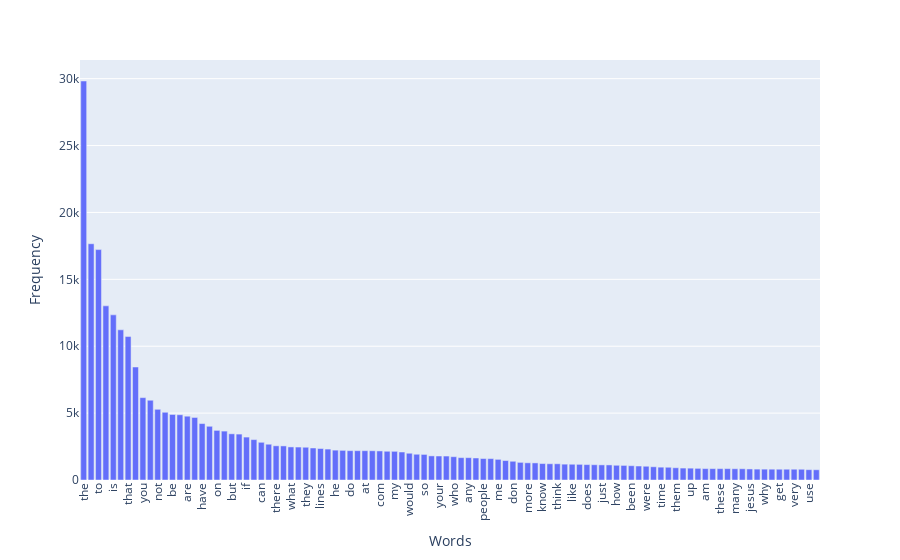

This figure's notebook cell:
### Markdown cell above
### >>> **Exercise 14 (take home):** 
Additionally, you can attempt to sort the terms on the `x-axis` by frequency instead of in alphabetical order. This way the visualization is more meaninfgul and you will be able to observe the so called [long tail](https://en.wikipedia.org/wiki/Long_tail) (get familiar with this term since it will appear a lot in data mining and other statistics courses). see picture below

![alt txt](https://upload.wikimedia.org/wikipedia/commons/thumb/8/8a/Long_tail.svg/1000px-Long_tail.svg.png)

### Code cell
# Answer here

import numpy as np
import plotly.express as px

# 設定要顯示的詞彙數量
top_n = 100  

# 將所有詞頻降序排序
sorted_indices = np.argsort(-term_frequencies)
top_indices = sorted_indices[:top_n]

# 取得前 100 個詞及其頻率，並按詞頻排序
top_words = count_vect.get_feature_names_out()[top_indices]
top_frequencies = term_frequencies[top_indices]

# 創建長條圖，x 軸按詞頻排序
fig = px.bar(x=top_words, y=top_frequencies, labels={'x': 'Words', 'y': 'Frequency'})
fig.update_layout(xaxis_tickangle=-90)  # x 軸標籤旋轉 90 度
fig.show()

### Figure 1 — Plotly figure (JSON) as saved in the notebook; plotly's stock layout.template omitted (floating-point values rounded to 4 significant figures)
{"data": [{"alignmentgroup": "True", "hovertemplate": "Words=%{x}<br>Frequency=%{y}<extra></extra>", "legendgroup": "", "marker": {"color": "#636efa", "pattern": {"shape": ""}}, "name": "", "offsetgroup": "", "orientation": "v", "showlegend": false, "textposition": "auto", "type": "bar", "x": ["the", "of", "to", "and", "is", "in", "that", "it", "you", "for", "not", "this", "be", "from", "are", "edu", "have", "as", "on", "with", "but", "or", "if", "was", "can", "we", "there", "by", "what", "subject", "they", "an", "lines", "one", "he", "god", "do", "organization", "at", "re", "com", "about", "my", "all", "would", "will", "so", "some", "your", "no", "who", "has", "any", "writes", "people", "which", "me", "article", "don", "his", "more", "other", "know", "when", "think", "their", "like", "university", "does", "out", "just", "only", "how", "also", "been", "than", "were", "then", "time", "because", "them", "posting", "up", "had", "am", "should", "these", "may", "many", "say", "jesus", "see", "why", "us", "get", "good", "very", "believe", "use", "such"], "xaxis": "x", "y": [29825, 17660, 17222, 13017, 12343, 11226, 10723, 8447, 6157, 5962, 5285, 5063, 4898, 4877, 4769, 4675, 4218, 4015, 3709, 3655, 3453, 3432, 3208, 3020, 2818, 2674, 2556, 2548, 2472, 2464, 2448, 2393, 2353, 2312, 2232, 2216, 2193, 2192, 2191, 2186, 2172, 2148, 2143, 2093, 2000, 1925, 1912, 1802, 1793, 1791, 1742, 1671, 1669, 1645, 1604, 1599, 1543, 1453, 1400, 1318, 1286, 1278, 1230, 1215, 1213, 1184, 1177, 1170, 1151, 1142, 1130, 1127, 1100, 1090, 1068, 1045, 1028, 989, 959, 952, 914, 892, 885, 870, 852, 851, 850, 850, 841, 840, 825, 814, 811, 808, 806, 805, 805, 803, 772, 766], "yaxis": "y"}], "layout": {"autosize": true, "barmode": "relative", "legend": {"tracegroupgap": 0}, "margin": {"t": 60}, "xaxis": {"anchor": "y", "autorange": true, "domain": [0, 1], "range": [-0.5, 99.5], "tickangle": -90, "title": {"text": "Words"}, "type": "category"}, "yaxis": {"anchor": "x", "autorange": true, "domain": [0, 1], "range": [0, 31390.0], "title": {"text": "Frequency"}, "type": "linear"}}}
